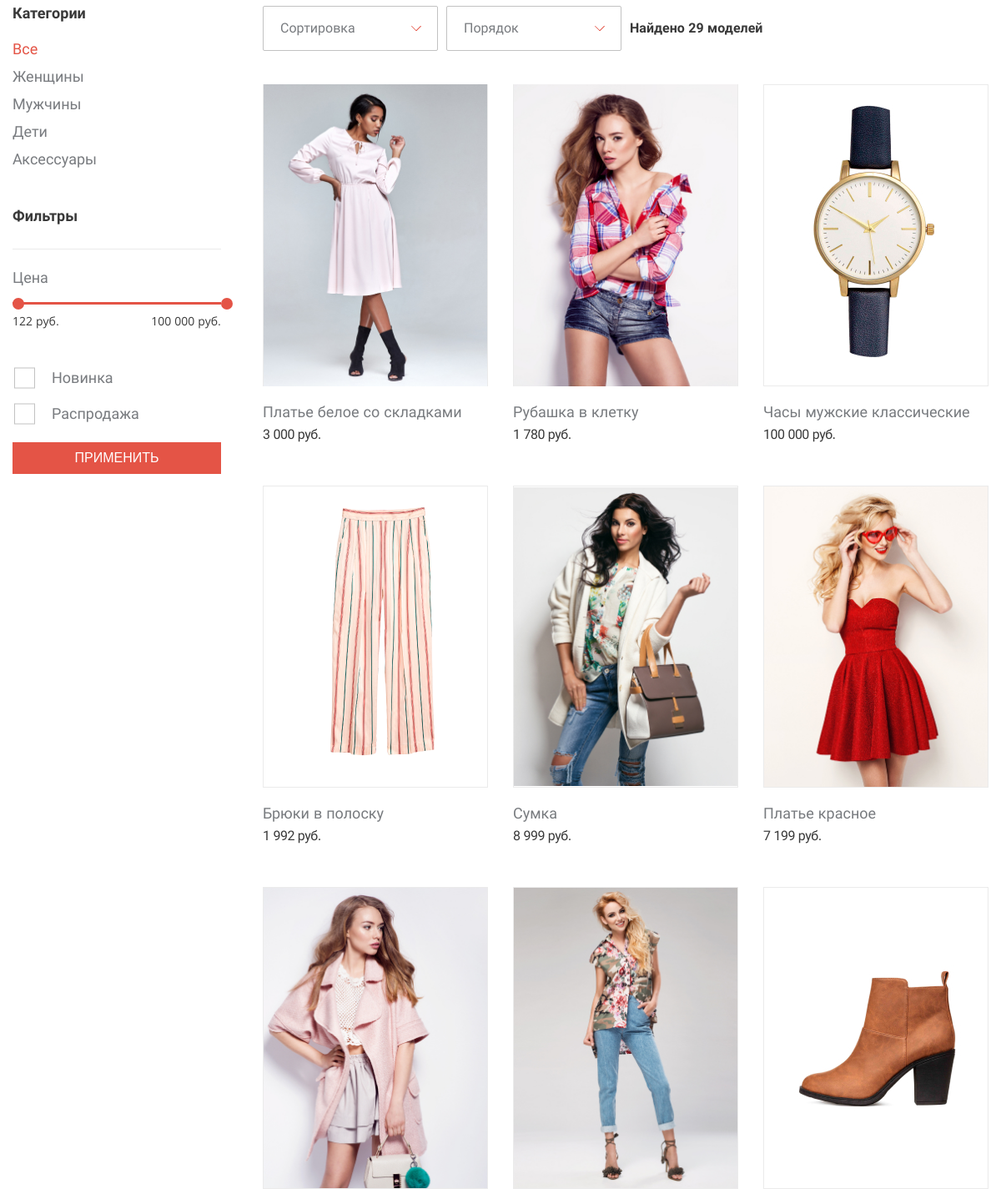
Before: / (middle part) with the older database file.
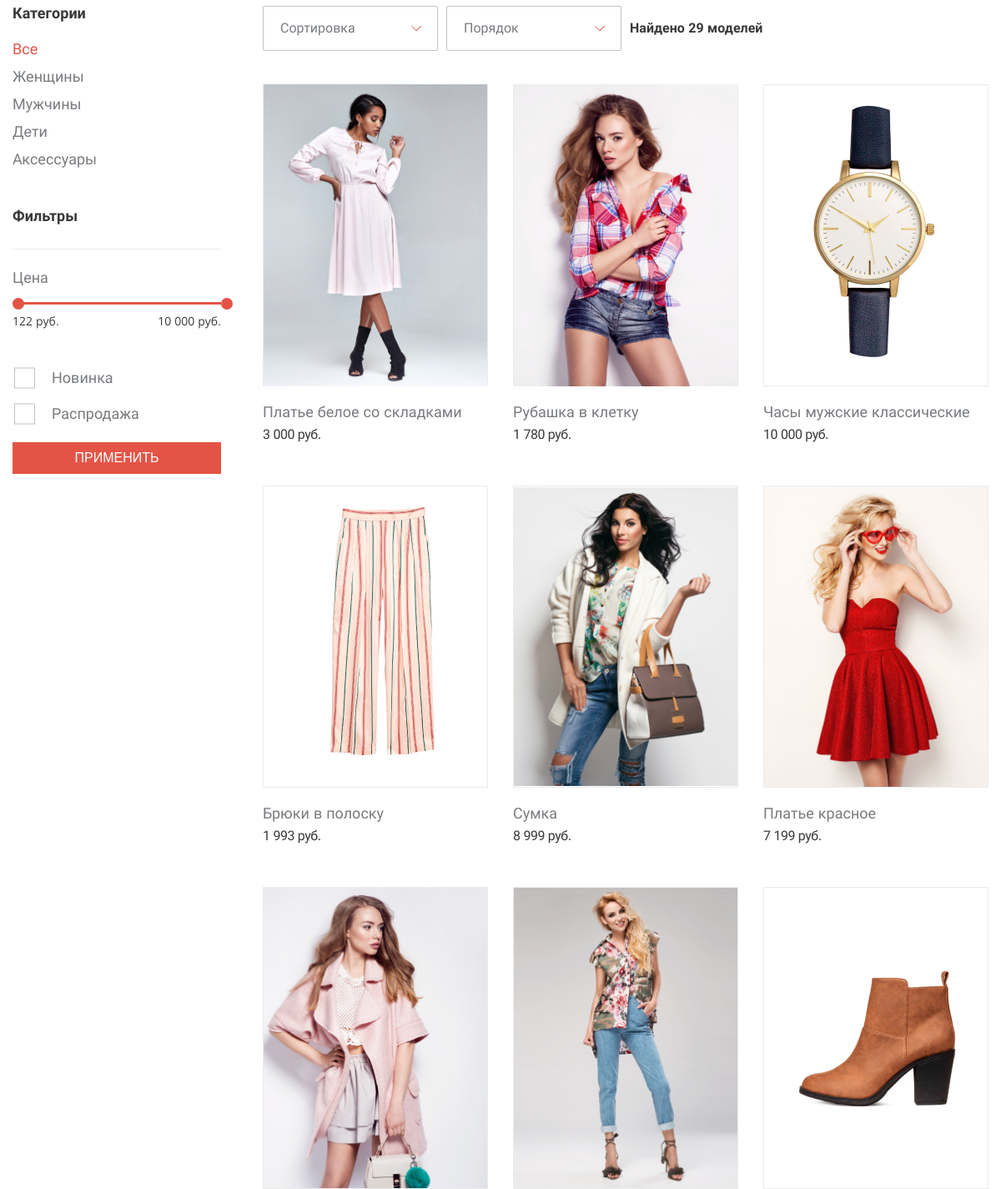
After: the same page with the newer database file.
### tables this page shows
CREATE TABLE `goods` (
  `id` int(11) NOT NULL,
  `name` varchar(255) NOT NULL,
  `price` decimal(12,2) DEFAULT NULL,
  `new` tinyint(4) NOT NULL DEFAULT '0',
  `sale` tinyint(4) NOT NULL DEFAULT '0',
  `img` text NOT NULL
);

### php/categoryHandler.php (the view, shortened to what this page needs)
<?php
function createGoodsArray ()
{
  include $_SERVER['DOCUMENT_ROOT'] . '/php/serverCred.php';
    $arr = [];
    $line = '';
    if (isset($_GET)) {
      $lineConcat = implode(' and ', $arr);
      $lineConcat = (strlen($lineConcat) > 0) ? ($line = ' where ' . $lineConcat) : '';
      (strlen($line) > 0) ? ($line = 'SELECT distinct goods.id, goods.name, price, img FROM goods
      left join category_good as cg on goods.id = cg.goods_id
      left join categories as ct on cg.categories_id = ct.id ' . $lineConcat) : ($line = 'SELECT distinct goods.id, goods.name, price, img FROM goods');
    } else {
      $line = 'SELECT distinct goods.id, goods.name, price, img FROM goods';
    }
    $connect = new mysqli($host, $user, $passwordSql, $dbname);
    mysqli_set_charset($connect,'utf8');
    if(mysqli_connect_errno()) {
      return  $goodsList = [];;
    } else {
      $result = mysqli_query($connect, $line);
      $goodsList = [];
      while($row = mysqli_fetch_assoc($result)) {
          array_push($goodsList, $row);
      };
      return $goodsList;
    }
}
function countModels($array = []) : string
{
  $modelsNumber = count($array);
  $text = 'Найдено ';
  $lastNumber = substr($modelsNumber, -1, 1);
  if ($modelsNumber > 99) {
      $twoLastNumbers = substr($modelsNumber, -2, 2);
  } else {
      $twoLastNumbers = $modelsNumber;
  }
  switch (true) {
      default:
        return $text . $modelsNumber . ' моделей';
  }
}
function createGoodsDivs ($page,$array)
{
  if (!isset($array) || (isset($array) && count($array) == 0)) {
    echo 'Товары отсутствуют, попробуйте выбрать другую категорию';
  } else {
    foreach($array as $key => $val) {
      if ($key >= ($page * 9 - 9) && $key < $page * 9) {
        echo  "<article class='shop__item product' id='goods_list_id_" . $val['id'] . "' tabindex='0'>
        <div class='product__image'>
          <img src='" . $val['img'] . "' alt='" . $val['name'] . "'>
        </div>
        <h4 class='product__name'>" . $val['name'] . "</h4>
        <span class='product__price'>" . number_format($val['price'],0,'',' ') . " руб.</span>
      </article>";
    }
    }
  }
}
function countPrices()
{
 $maximum = 100000;
 $minimum = 0;
  $arr = [];
  $line = '';
  if (isset($_GET)) {
    $lineConcat = implode(' and ', $arr);
    $lineConcat = (strlen($lineConcat) > 0) ? ($line = ' where ' . $lineConcat) : '';
    (strlen($line) > 0) ? ($line = 'SELECT  MAX(price) AS maxPrice, MIN(price) AS minPrice FROM goods
    left join category_good as cg on goods.id = cg.goods_id
    left join categories as ct on cg.categories_id = ct.id ' . $lineConcat) : ($line = 'SELECT  MAX(price) AS maxPrice, MIN(price) AS minPrice FROM goods ');
  } else {
    $line = 'SELECT  MAX(price) AS maxPrice, MIN(price) AS minPrice FROM goods ';
  }
  include $_SERVER['DOCUMENT_ROOT'] . '/php/serverCred.php';
  $connect = new mysqli($host, $user, $passwordSql, $dbname);
  mysqli_set_charset($connect,'utf8');
  if(mysqli_connect_errno()) {
    return  $prices =  ["maxPrice"=> $maximum, "minPrice"=> $minimum ];
  } else {
    $result = mysqli_query($connect, $line);
    $prices = [];
    while($row = mysqli_fetch_assoc($result)) {
        array_push($prices, $row);
    };
    return $prices;
  }
}

### templates/header/index.php (shortened to what this page needs)
<!DOCTYPE html>
<html lang="ru">
<head>
  <link rel="stylesheet" href="/css/style.css">
</head>
<body class='body'>

### index.php (shortened to what this page needs)
<?php
require_once $_SERVER['DOCUMENT_ROOT'] . '/php/categoryHandler.php';
require_once $_SERVER['DOCUMENT_ROOT'] . '/php/categoriesHandler.php';
$price = countPrices()[0];
?>
<?include $_SERVER['DOCUMENT_ROOT'] . '/templates/header/index.php';?>
<main class="shop-page">
  <div class="shop container">
    <div class="shop__filter filter">
      <form>
      <div class="filter__wrapper">
        <b class="filter__title">Категории</b>
        <ul class="filter__list">
          <?createCategoriesList($categories)?>
        </ul>
      </div>
        <div class="filter__wrapper">
          <b class="filter__title">Фильтры</b>
          <div class="filter__range range">
            <span class="range__info">Цена</span>
            <div class="range__line"></div>
            <div class="range__res">
              <div>
                <span class="range__res-item min-price"><?=((isset($_GET['minprice']) && $_GET['minprice'] != '') ? number_format($_GET['minprice'],0,'',' ') : number_format($price['minPrice'],0,'',' '))?></span><span class="range__res-item"> руб.</span>
              </div>
              <div>
              <span class="range__res-item range__res-item-clear max-price"><?=((isset($_GET['maxprice']) && $_GET['maxprice'] != '') ? number_format($_GET['maxprice'],0,'',' ') : number_format($price['maxPrice'],0,'',' '))?></span><span class="range__res-item  range__res-item-clear"> руб.</span>
              </div>
            </div>
          </div>
        </div>
        <fieldset class="custom-form__group">
          <label for="new" class="custom-form__checkbox-label custom-form__info" style="display: block;">Новинка</label>
          <label for="sale" class="custom-form__checkbox-label custom-form__info" style="display: block;">Распродажа</label>
        </fieldset>
        <button class="btn" type="submit" name='useFilter' style="width: 100%">Применить</button>
      </form>
    </div>
    <div class="shop__wrapper">
      <div class="shop__sorting">
        <form id="sort_form_1" class="shop__sorting">
          <div class="shop__sorting-item custom-form__select-wrapper">
            <select class="custom-form__select sort" name="sort">
              <option hidden="">Сортировка</option>
            </select>
          </div>
          <div class="shop__sorting-item custom-form__select-wrapper">
            <select class="custom-form__select order" name="order" onchange="this.form.submit()">
              <option hidden="">Порядок</option>
            </select>
          </div>
          <p class="shop__sorting-res"><?=countModels(createGoodsArray())?></p>
        </form>
      </div>
      <div class="shop__list">
        <?createGoodsDivs($page, manageOrder(createGoodsArray(), (isset($_GET['order']) ? ($_GET['order']) : ''), (isset($_GET['sort']) ? ($_GET['sort']) : '')));?>
      </div>
      </div>
  </div>
</main>
<?include $_SERVER['DOCUMENT_ROOT'] . '/templates/footer/index.php';?>

### php/categoriesHandler.php (shortened to what this page needs)
<?php
function createCategoriesList ($categories)
{
    if (isset($categories)) {
        foreach($categories as $key => $val) {
            if (isset($_GET['category']) && $_GET['category'] == $val['title'] || (isset($_GET['cat']) && $_GET['cat'] == $val['title']) || (!isset($_GET['category'])   && $val['path'] == '/')) {
                echo "
                    <li>
                        <a class='filter__list-item active' href='" . $val['path'] . "'>" . $val['name'] . "</a>
                    </li>
                ";
            } else {
                echo "
                    <li>
                        <a class='filter__list-item' href='" . $val['path'] . "'>" . $val['name'] . "</a>
                    </li>
                ";
            }
        }
    } else {
        echo "
            <li>
                <a class='filter__list-item active' href='/'>Все</a>
            </li>
        ";
    }
}

### templates/footer/index.php (shortened to what this page needs)
</body>
</html>

### css/style.css (style rules this page uses)
html { box-sizing: border-box; }
img { max-width: 100%; height: auto; }
[hidden] { display: none !important; }
body { display: flex; flex-direction: column; margin: 0 auto; min-width: 1200px; min-height: 100vh; font: 16px/22px "Roboto", sans-serif; color: #787B7F; }
a { text-decoration: none; }
.container { margin: 0 auto; padding: 0 15px; width: 1200px; }
.custom-form__group { padding: 0; border: none; }
.custom-form__info { margin-top: 0; margin-bottom: 25px; }
.custom-form__checkbox-label { position: relative; padding-left: 45px; cursor: pointer; }
.custom-form__checkbox-label:not(:last-child) { margin-right: 50px; }
.custom-form__checkbox-label::before { content: ''; position: absolute; top: 50%; -webkit-transform: translateY(-50%); transform: translateY(-50%); left: 0; width: 25px; height: 25px; border: 1px solid #C2C2C2; cursor: pointer; background-repeat: no-repeat; background-size: 12px 10px; background-position: center; transition: all 300ms; }
.custom-form__select-wrapper { position: relative; }
.custom-form__select-wrapper::after { content: ''; position: absolute; top: 50%; -webkit-transform: translateY(-50%); transform: translateY(-50%); right: 20px; width: 12px; height: 6px; background-size: cover; }
.custom-form__select { border: 0; padding: 0; font: inherit; background-color: transparent; width: 100%; border: 1px solid #C2C2C2; padding: 15px 40px 15px 20px; font: inherit; color: #787B7F; border-radius: 2px; -webkit-appearance: none; -moz-appearance: none; appearance: none; cursor: pointer; transition: all 300ms; }
.filter { font-size: 18px; line-height: 18px; }
.filter__wrapper:not(:last-child) { margin-bottom: 50px; }
.filter__title { display: block; margin-bottom: 25px; color: #393939; font-weight: 700; }
.filter__list { margin: 0; padding: 0; list-style: none; }
.filter__list li:not(:last-child) { margin-bottom: 15px; }
.filter__list-item { color: #787B7F; transition: all 300ms; }
.filter__list-item.active { color: #E45446; }
.filter__range { margin-top: 30px; border-top: 1px solid #EBEBEB; padding-top: 25px; }
.range__info { display: block; margin-bottom: 20px; font-size: 18px; line-height: 18px; }
.range__line { position: relative; height: 3px; background-color: #C3C3C3; }
.range__res { display: flex; justify-content: space-between; margin-top: 10px; }
.range__res-item { font: 14px/18px "Open Sans", sans-serif; color: #393939; }
.shop { position: relative; padding-top: 60px; padding-bottom: 110px; display: flex; }
.shop__filter { flex-basis: 250px; flex-shrink: 0; margin-right: 50px; }
.shop__wrapper { flex-grow: 1; }
.shop__sorting { display: flex; align-items: center; }
.shop__sorting-item { width: 210px; }
.shop__sorting-item:not(:last-child) { margin-right: 10px; }
.shop__sorting-res { margin: 0; margin-left: auto; font-family: "Roboto", sans-serif; font-weight: 700; color: #393939; }
.shop__list { display: flex; flex-wrap: wrap; padding-top: 40px; }
.shop__item { margin-bottom: 50px; }
.shop__item:not(:nth-child(3n)) { margin-right: 30px; }
.shop-page { display: flex; flex-direction: column; flex-grow: 1; }
.product { position: relative; cursor: pointer; }
.product::after { content:attr(href) 'Купить'; position: absolute; top: 0; right: 0; bottom: 69px; left: 0; display: flex; flex-direction: column; justify-content: center; align-items: center; font: inherit; font-size: 24px; font-weight: 700; color: #fff; text-transform: uppercase; background-color: rgba(0, 0, 0, 0.3); opacity: 0; transition: opacity 300ms; }
.product__image { display: flex; justify-content: center; align-items: center; margin-bottom: 20px; border: 1px solid #EBEBEB; width: 270px; height: 362px; }
.product img { -o-object-fit: cover; object-fit: cover; }
.product__name { margin: 0; margin-bottom: 5px; font-size: 18px; font-weight: normal; line-height: 22px; }
.product__price { color: #393939; letter-spacing: -.5px; }
.btn { border:none; box-shadow: none; font-size: 16px; text-transform: uppercase; background-color: #E45446; color: white; cursor: pointer; padding: 10px 30px; }

Changed rows visible on the page:
changed goods "Часы мужские классические": price "100 000" → "10 000"
changed goods "Брюки в полоску": price "1 992" → "1 993"
Other visible differences:
$price['maxPrice']: "100 000" → "10 000"
